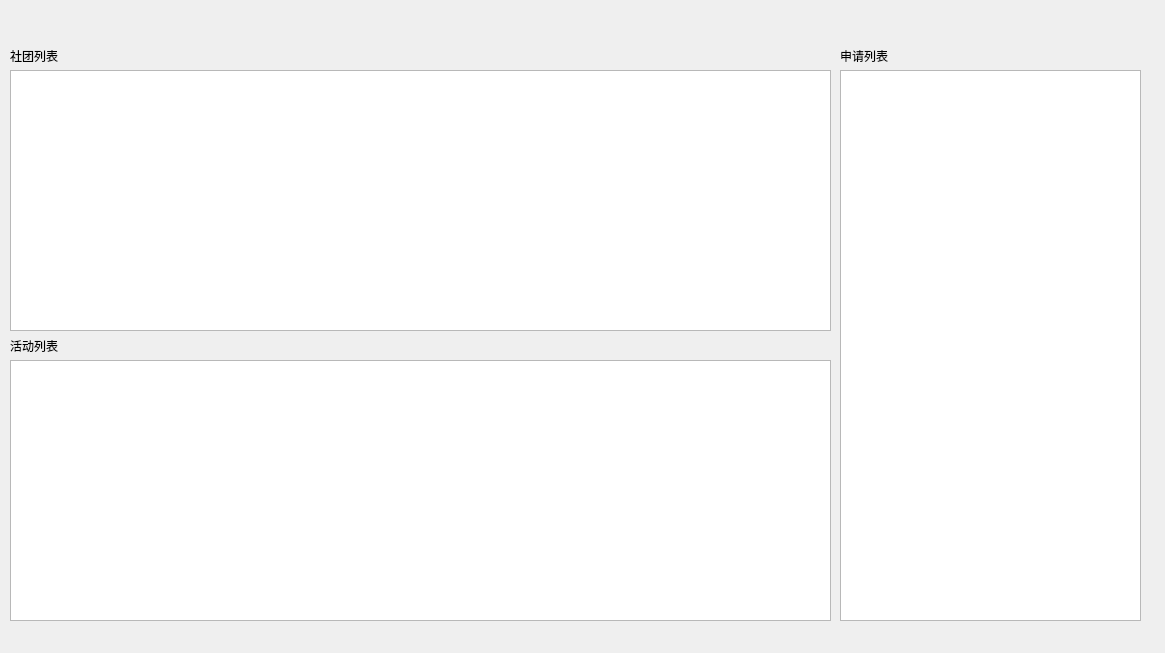
<?xml version="1.0" encoding="UTF-8"?>
<ui version="4.0">
 <class>ManagementClub</class>
 <widget class="QWidget" name="ManagementClub">
  <property name="geometry">
   <rect>
    <x>0</x>
    <y>0</y>
    <width>1165</width>
    <height>653</height>
   </rect>
  </property>
  <property name="windowTitle">
   <string>Form</string>
  </property>
  <widget class="QTableWidget" name="club">
   <property name="geometry">
    <rect>
     <x>10</x>
     <y>70</y>
     <width>821</width>
     <height>261</height>
    </rect>
   </property>
  </widget>
  <widget class="QTableWidget" name="act">
   <property name="geometry">
    <rect>
     <x>10</x>
     <y>360</y>
     <width>821</width>
     <height>261</height>
    </rect>
   </property>
  </widget>
  <widget class="QTableWidget" name="checkact">
   <property name="geometry">
    <rect>
     <x>840</x>
     <y>70</y>
     <width>301</width>
     <height>551</height>
    </rect>
   </property>
  </widget>
  <widget class="QLabel" name="label">
   <property name="geometry">
    <rect>
     <x>10</x>
     <y>50</y>
     <width>54</width>
     <height>12</height>
    </rect>
   </property>
   <property name="text">
    <string>社团列表</string>
   </property>
  </widget>
  <widget class="QLabel" name="label_2">
   <property name="geometry">
    <rect>
     <x>10</x>
     <y>340</y>
     <width>54</width>
     <height>12</height>
    </rect>
   </property>
   <property name="text">
    <string>活动列表</string>
   </property>
  </widget>
  <widget class="QLabel" name="label_3">
   <property name="geometry">
    <rect>
     <x>840</x>
     <y>50</y>
     <width>54</width>
     <height>12</height>
    </rect>
   </property>
   <property name="text">
    <string>申请列表</string>
   </property>
  </widget>
 </widget>
 <resources/>
 <connections/>
</ui>
